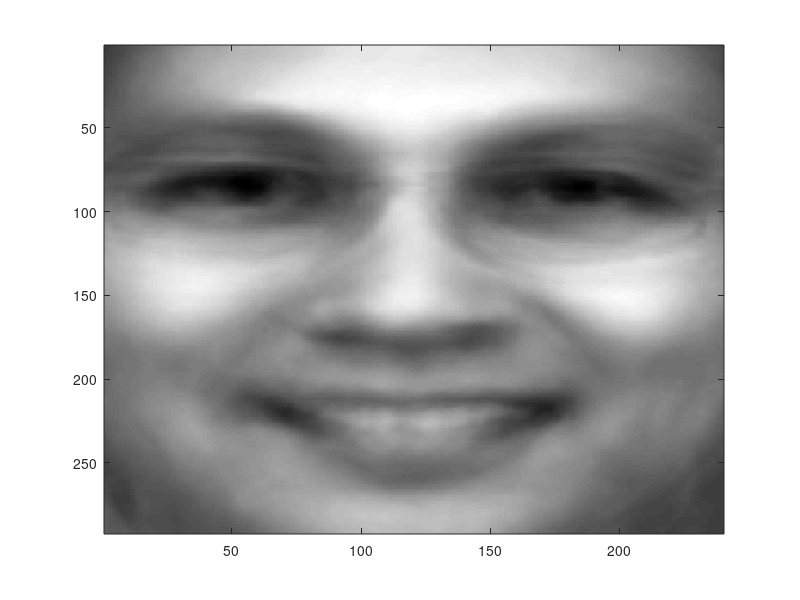

Here is the MATLAB script that generated this plot: (Note: this script raises an error after producing the figure.)
% getting data from file
hw3p1_data = load('hw3p1_data.mat');
width = hw3p1_data.rows;
height = hw3p1_data.cols;
data = hw3p1_data.x;

% part a
avg_face = mean(data);
avg_face_reshaped = reshape(avg_face, [width, height]);
figure;
imagesc(avg_face_reshaped);
colormap gray;

% doing snapshot pca
cent_data = data - avg_face;
[u, P] = snapshot_pca(cent_data);
efaces = cent_data' * u; efaces = efaces';

figure;
for i = 1:P
    if i <= 6
        reshaped_img = reshape(efaces(i,:), [width, height]);
        subplot(2,3,i);
        imagesc(reshaped_img);
        colormap gray;
        title(strcat('eigenface #', num2str(i)));
    end
end

% projecting the data onto first 6 components
efaces_reduced = efaces(1:6,:);
proj_data = cent_data*efaces_reduced'; proj_data = proj_data';

% part c
figure;
subplot(2,3,1);
scatter(proj_data(1,:), proj_data(2,:));
xlabel('PC1');ylabel('PC2');

subplot(2,3,2);
scatter(proj_data(2,:), proj_data(3,:));
xlabel('PC2');ylabel('PC3');

subplot(2,3,3);
scatter(proj_data(3,:), proj_data(4,:));
xlabel('PC3');ylabel('PC4');

subplot(2,3,4);
scatter(proj_data(4,:), proj_data(5,:));
xlabel('PC4');ylabel('PC5');

subplot(2,3,5);
scatter(proj_data(5,:), proj_data(6,:));
xlabel('PC5');ylabel('PC6');
